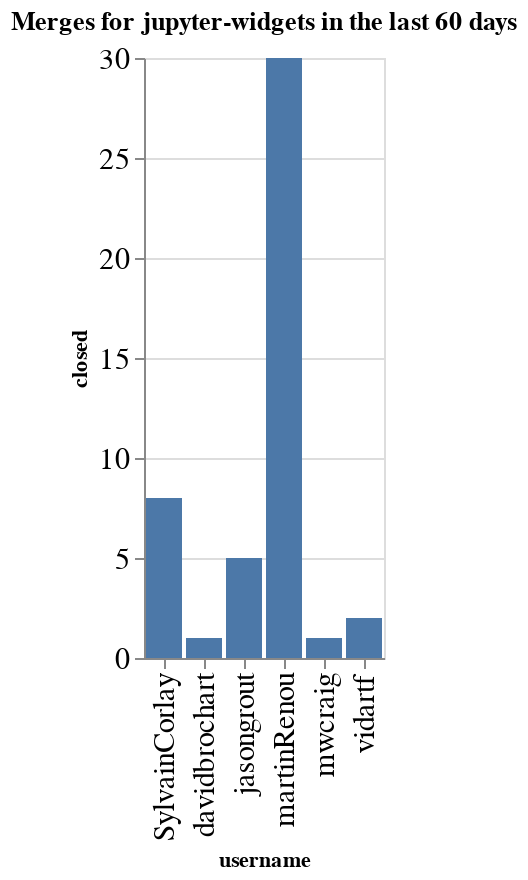

The notebook cell this image was saved under:
### Code cell
charts = []
title = f"Merges for {github_org} in the last {n_days} days"
ch = alt.Chart(data=closed_by_repo.replace(np.nan, 0), title=title).mark_bar().encode(
    x='username',
    y='closed',
)
ch

### Figure 1 — Vega-Lite specification as saved in the notebook (floating-point values rounded to 4 significant figures)
{"config": {"axisLeft": {"labelFontSize": 15}, "axisBottom": {"labelFontSize": 15}}, "data": {"name": "data-f6cdf532af0d4d8f9967e3dc34ae427d"}, "mark": "bar", "encoding": {"x": {"type": "nominal", "field": "username"}, "y": {"type": "quantitative", "field": "closed"}}, "title": "Merges for jupyter-widgets in the last 60 days", "$schema": "https://vega.github.io/schema/vega-lite/v4.0.2.json", "datasets": {"data-f6cdf532af0d4d8f9967e3dc34ae427d": [{"repo": "ipyleaflet", "username": "SylvainCorlay", "closed": 2}, {"repo": "ipyleaflet", "username": "davidbrochart", "closed": 1}, {"repo": "ipyleaflet", "username": "martinRenou", "closed": 29}, {"repo": "ipywidgets", "username": "SylvainCorlay", "closed": 6}, {"repo": "ipywidgets", "username": "jasongrout", "closed": 3}, {"repo": "ipywidgets", "username": "vidartf", "closed": 1}, {"repo": "jupyterlab-sidecar", "username": "jasongrout", "closed": 1}, {"repo": "tutorial", "username": "martinRenou", "closed": 1}, {"repo": "tutorial", "username": "mwcraig", "closed": 1}, {"repo": "widget-ts-cookiecutter", "username": "jasongrout", "closed": 1}, {"repo": "widget-ts-cookiecutter", "username": "vidartf", "closed": 1}]}}
